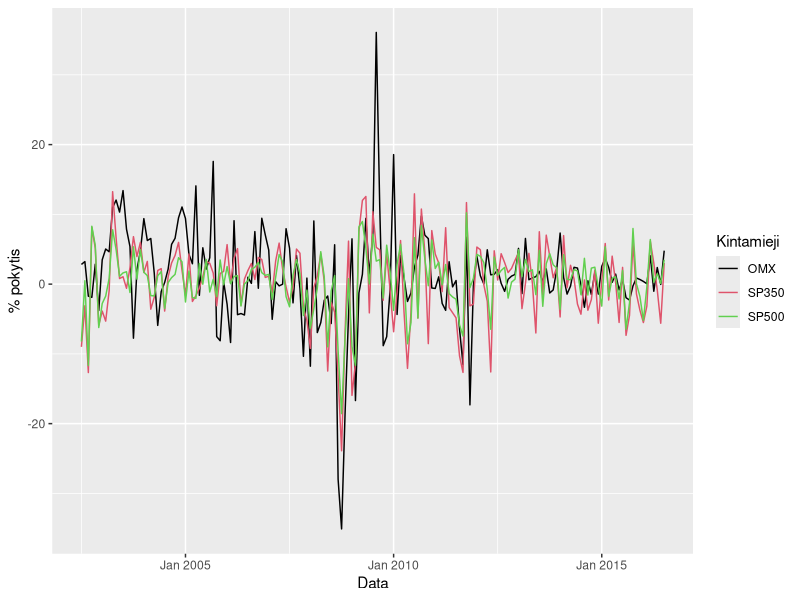
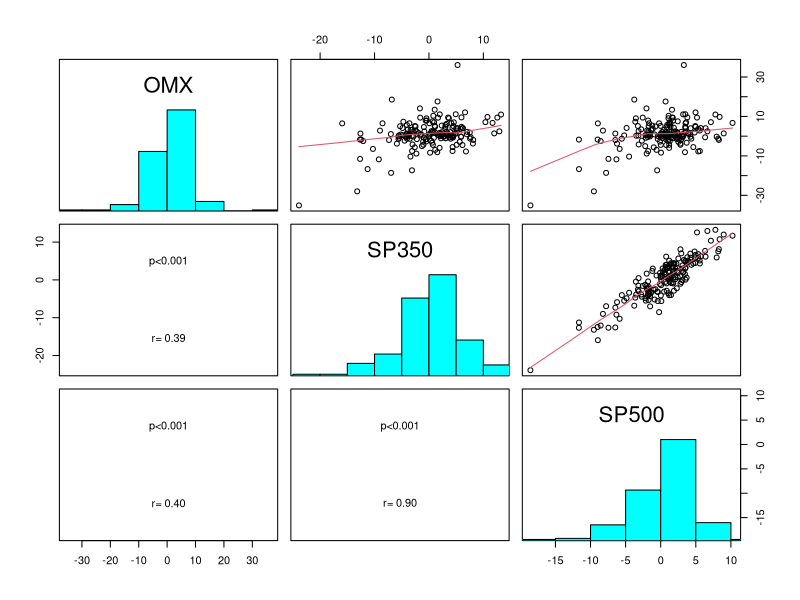

Reproduce these figures in R, in order. (Note: this script raises an error after producing the figures.)
## ---- chunk 1
library("quantmod")
library("forecast")
library("xts")
library("dplyr")
library("gridExtra")
library("dynlm")
library(ggplot2)
library(reshape2)
library("knitr")
library("tseries")
library("MASS")
library(car)
library(lmtest)
library(sandwich)
## ---- chunk 2
data=read.csv("rawdata.csv")



data[ data == ":" ] = NA
data=data[complete.cases(data),]
rownames(data)<-NULL
## ---- chunk 3
data2=apply(data[,-1],2,as.numeric)
rownames(data2)=data[,1]
data2=data.frame(data2)
data2$nedarbas=data2$nedarbas/10

data2[,c("OMX","SP350","SP500","kk","mp","ip")] = apply(data2[,c("OMX","SP350","SP500","kk","mp","ip")],2,log)    #logaritmuojama indeksai, akcijų kainos, kursas  

data2[,c("OMX","SP350","SP500","kk","mp","ip")]=data2[,c("OMX","SP350","SP500","kk","mp","ip")]*100

data2$euribor=((data2$euribor+1)^(1/12)-1)*12                    #reiketu gal menesio?

data3=data.frame(diff(as.matrix(data2)))  
data3$euribor=data2$euribor[-1]
names(data3)[names(data3) == 'euribor'] <- 'palukanos'
data3$gkl = data$gkl[-1]    #gamintoju kainu lygio nereik diferencijuot nes jau yra pokytis %
#tsdisplay(data3$infliacija)
infliacija=diff(data3$infliacija)
data3=data3[-1,]
data3$infliacija=infliacija
p=apply(data3[,],2,function(i)adf.test(i,k=1)$p.value)
p=data.frame(p)
p[,1] = round(p[,1], digits = 2)
kable(p)
## ---- chunk 4
data=read.csv("rawdata.csv")



data[ data == ":" ] = NA
data=data[complete.cases(data),]
rownames(data)<-NULL
## ---- chunk 5
panel.hist <- function(x, ...)    #ši funkcija reikalinga grafikų lentelei išbrėžti (histogramos pateikimui)                        
{
  usr <- par("usr"); on.exit(par(usr))
  par(usr = c(usr[1:2], 0, 1.5) )
  h <- hist(x, plot = FALSE)
  breaks <- h$breaks; nB <- length(breaks)
  y <- h$counts; y <- y/max(y)
  rect(breaks[-nB], 0, breaks[-1], y, col = "cyan", ...)
}

panel.cor2 <- function(x, y, digits=2, cex.cor)
{
  usr <- par("usr"); on.exit(par(usr))
  par(usr = c(0, 1, 0, 1))
  r <- abs(cor(x, y))
  txt <- format(c(r, 0.123456789), digits=digits)[1]
  test <- cor.test(x,y)
  Signif <- ifelse(round(test$p.value,3)<0.001,"p<0.001",paste("p=",round(test$p.value,3)))  
  text(0.5, 0.25, paste("r=",txt))
  text(.5, .75, Signif)
}
panel.cor <- function(x, y, digits = 2, prefix = "", cex.cor,...)    #ši funkcija reikalinga grafikų lentelei
    #išbrėžti (koreliacijos koeficiento radimui)
{
  usr <- par("usr"); on.exit(par(usr))
  par(usr = c(0, 1, 0, 1))
  r <- abs(cor(x, y))
  txt <- format(c(r, 0.123456789), digits = digits)[1]
  txt <- paste0(prefix, txt)
  if(missing(cex.cor)) cex.cor <- 0.8/strwidth(txt)
  text(0.5, 0.5, txt, cex = 3)
}
## ---- chunk 6
data2=apply(data[,-1],2,as.numeric)
rownames(data2)=data[,1]
data2=data.frame(data2)
data2$nedarbas=data2$nedarbas/10

data2[,c("OMX","SP350","SP500","kk","mp","ip")] = apply(data2[,c("OMX","SP350","SP500","kk","mp","ip")],2,log)    #logaritmuojama indeksai, akcijų kainos, kursas  

data2[,c("OMX","SP350","SP500","kk","mp","ip")]=data2[,c("OMX","SP350","SP500","kk","mp","ip")]*100

data2$euribor=((data2$euribor+1)^(1/12)-1)*12                    #reiketu gal menesio?

data3=data.frame(diff(as.matrix(data2)))  
data3$euribor=data2$euribor[-1]
names(data3)[names(data3) == 'euribor'] <- 'palukanos'
data3$gkl = data$gkl[-1]    #gamintoju kainu lygio nereik diferencijuot nes jau yra pokytis %
#tsdisplay(data3$infliacija)
infliacija=diff(data3$infliacija)
data3=data3[-1,]
data3$infliacija=infliacija
## ---- chunk 7
Data = rownames(data3)
Data=as.yearmon(Data, "%YM%m")

data3=cbind.data.frame(Data, data3)
## ---- chunk 8
akc = melt(data3[,c("OMX","SP350","SP500","Data")], id=c("Data"))
ggplot(akc) + geom_line(aes(x=Data, y=value, colour=variable)) +
  scale_colour_manual(values=c(1:4))+ylab("% pokytis")+
  guides(col=guide_legend(title="Kintamieji"))
## ---- chunk 9
pairs(data3[,c("OMX","SP350","SP500")],upper.panel=panel.smooth,diag.panel=panel.hist, lower.panel=panel.cor2)
## ---- chunk 10
pairs(data3[,c("OMX","infliacija","nedarbas","kursas")],upper.panel=panel.smooth,diag.panel=panel.hist, lower.panel=panel.cor2)
## ---- chunk 11
pairs(data3[,c("OMX","mhope","phope","vhope","pramhope","vp")],upper.panel=panel.smooth,diag.panel=panel.hist, lower.panel=panel.cor2)
## ---- chunk 12
data3$OMX=data3$OMX-data3$palukanos
data3$SP350=data3$SP350-data3$palukanos

mod = lm(OMX ~ SP350 + kk + dll + nedarbas + infliacija + mhope + phope + pramhope + shope + ta + ul + vhope + vp + mp  + gkl + ip + kursas, data=data3)
mod = lm(OMX ~ SP350 + kk +lag(kk,1) + dll+ lag(dll,1) + nedarbas +lag(nedarbas,1)+ infliacija+lag(infliacija,1) + mhope +lag(mhope,1)+ phope +lag(phope,1)+ pramhope+lag(pramhope,1) + shope+lag(shope,1) + ta +lag(ta,1)+ ul +lag(ul,1)+ vhope + lag(vhope,1)+vp+lag(vp,1) + mp+lag(mp,1)  + gkl+lag(gkl,1) + ip +lag(ip,1)+ kursas+lag(kursas,1), data=data3)
mod = lm(OMX ~ SP350  + mp + gkl + ip + kursas, data=data3)
summary(mod)
data4 <- df[, -which(names(df) %in% c("name1", "name2", "name3"))]

summary(lm(formula = OMX ~ SP350 + nedarbas + infliacija + pramhope, data = data3))
stepAIC(mod)

summary(lm(formula = OMX ~ SP350 + nedarbas + infliacija + phope + pramhope + 
    ul, data = data3)) # uzsakymu lukesciai atrodo nelogiskas, matyt paslinktas


summary(lm(formula = OMX ~ SP350 + phope + pramhope + vhope, data = data3))
mod=lm(formula = OMX ~ SP350 + phope + pramhope + vhope, data = data3)
ncvTest(mod) #heteroskedastiskumas
summary(lm(formula = OMX ~ lag(euribor,15), data = data3))


mod = lm(OMX ~ SP350 + kk + dll + nedarbas + infliacija + mhope + phope + pramhope + shope + ta + ul + vhope + vp + mp + euribor + gkl + ip + kursas+lag(euribor,1)+lag(euribor,2)+lag(euribor,3)+lag(euribor,4)+lag(euribor,5)+lag(euribor,6)+lag(euribor,7)+lag(euribor,8)+lag(euribor,9), data=data3)
stepAIC(mod)
summary(lm(formula = OMX ~ SP350 + nedarbas  + phope + pramhope +  
    vhope  + lag(euribor, 1) + lag(euribor, 3) + lag(euribor, 
    6) , data = data3))
summary(lm(formula = OMX ~ SP350 + nedarbas  + phope + pramhope +  
    vhope  + lag(euribor, 1) , data = data3))

#kaip su zymejimu? OMX 2012M2 tai kiek paaugo per 2012M1 iki 2012M2? ar tai tas pats su kitais rodikliais? Rodikliai turetu buti su lagu? 
summary(lm(formula = OMX ~ SP350 + nedarbas + phope + pramhope +  
    vhope  + lag(euribor, 1) , data = data3))


#OMX indeksas <5mlrd eur, jei maziau negu <5lrd $ galima skaityti kaip mazos kapitalizacijos Amerikos kompanija, dideles rizikos, del to mazesne koreliacija su rinkomis
#One is that small-cap stocks have a lower trading liquidity. For investors, this means enough shares at the right price may be unavailable when they wish to buy, or at times, it may be difficult to sell shares quickly at favorable prices.

#Another aspect is that, in comparison to large-cap companies, small-cap firms generally have less access to capital and, overall, not as many financial resources. This makes it difficult for smaller companies to obtain necessary financing to bridge gaps in cash flow, fund new market growth pursuits or undertake large capital expenditures. This problem can become more severe for small-cap companies during economic cycle lows.
#Read more: How do the risks of large cap stocks differ from the risks of small cap stocks? | Investopedia http://www.investopedia.com/ask/answers/032615/how-do-risks-large-cap-stocks-differ-risks-small-cap-stocks.asp#ixzz4OeTYhmLS 


step(mod,direction="both",test="F")

mod2=lm(formula = OMX ~ SP350 + lag(infliacija, 1) + 
    lag(phope, 1) + pramhope + lag(vp, 1) + lag(mp, 1) , data = data3)
AIC(mod2)
summary(mod2)

mod=lm(formula = OMX ~ SP350 + pramhope + vhope, data = data3)
AIC(mod)

coeftest(mod,data=data3,df=inf,vcov=vcovHC(mod,type="HC4"))
plot(mod$res,type="l")
## ---- chunk 13
mod_po_aic <- lm(formula = OMX ~ SP350 + nedarbas + infliacija + phope + pramhope + ul, data = data3)

## ---- chunk 14
datafr=data.frame(summary(mod_po_aic)[c(4,8)] %>%  lapply(round,2))
colnames(datafr)=c("beta koeficientai","standartinis nuokrypis","koeficientu t reikšmes","p reiksme", "R kvadratas")
rownames(datafr)=c("beta nulinis","S&P350","nedarbas","infliacija","paslaugu pasitikejimas", "pramones pasitikejimas", "uzsakymu lukesciai")
datafr[2:nrow(datafr),"R kvadratas"]="-"
kable(datafr)
## ---- chunk 15
names2=c("SP350","SP500","kk","dll","nedarbas","infliacija","mhope","phope","pramhope","shop","ta","ul","vhope","vp","mp","palukanos","gkl","ip","kursas")

Find_Max_CCF<- function(a,b)
{
 d <- ccf(a, b, plot = FALSE)
 d = d[1:19] 
 cor = d$acf[,,1]
 lag = d$lag[,,1]
 res = data.frame(cor,lag)
 res_max = res[which.max(res$cor),]
 return(res_max)
} 
for (i in 3:length(data3[1,])){
ccfvalues <- Find_Max_CCF(data3$OMX,data3[,i])
  if(i==3){lagdata=ccfvalues}
  else{
  lagdata=rbind(lagdata,ccfvalues)
  }
}
rownames(lagdata)=names2
lagdata


vcovHC(mod_po_aic2)
 
## standard coefficient significance test
coeftest(mod_po_aic2)
## robust significance test, cluster by group
## (robust vs. serial correlation)
coeftest(mod_po_aic2, vcov=vcovHC)

ccfvalues <- ccf(data3$OMX,mod_po_aic2$residuals)
ccfvalues

res<-bptest(mod_po_aic2)











gen=function(pradzia,pirkti){
b=sample(pradzia:169,length(pirkti),replace=F)
return(sum(data3[b,"OMX"]))
}
validation=function(pradzia){
pirkti=numeric()
for(i in pradzia:168){
  modelis_po_aic <- lm(formula = OMX ~ lag(SP350, 1) + lag(infliacija, 2) + lag(mhope, 3) + lag(phope,12) + lag(ul, 10) + lag(gkl, 9) + lag(ip, 4) + lag(kursas,2), data = data3[1:i,c("OMX","SP350","infliacija","mhope","phope","ul","gkl","ip","kursas")])
  a=predict(modelis_po_aic, data3[1:i+1,])
  a=a[length(a)]
  if(matrix(a)[1]>5){pirkti=append(pirkti,i)}
}
graza=sum(data3[pirkti,"OMX"])
random=replicate(100000,gen(pradzia,pirkti))
p=mean(random>graza)
vidurkis_random = mean(random)
if(p==0){p="nebuvo pirkimu"}
else{
  p=append(p,graza)
  p=append(p,vidurkis_random)
  p=append(p,length(pirkti))
  p=append(p,pradzia)
  p=round(p,3)
  }
return(p)                               
}
validation(90) #kai pradine imtis 70, atsakymo prasme- tikimybe kad geriau uz random, graza strategijos, vidutine random graza, pirkimo skaicius


lentele=data.frame()
for(i in 9:168){
  lentele=rbind(lentele,validation(i))
  
}
lentele[,c(1:5)]=lentele[,c(5,2,3,1,4)]
colnames(lentele)=c("pradinis imties dydis","graza strategijos","vidutine random graza","tikimybe kad geriau uz random","sandoriu skaicius")


pdf("data_output.pdf", height=45, width=10)
grid.table(lentele)
dev.off()





betu_lentele=data.frame()
for(i in 1:88){
   modelis_po_aic <- lm(formula = OMX ~ lag(SP350, 1) + lag(infliacija, 2) + lag(mhope, 3) + lag(phope,12) + lag(ul, 10) + lag(gkl, 9) + lag(ip, 4) + lag(kursas,2), na.action=na.omit,data = data3[i:(i+80),])
   betu_lentele=rbind(betu_lentele,modelis_po_aic$coeff)
}

betu_lentele=cbind(betu_lentele,81:168)
colnames(betu_lentele)=c("intercept"," lag(SP350, 1)","lag(infliacija, 2)","lag(mhope, 3)","lag(phope, 12)", "lag(ul, 10)", "lag(gkl, 9)","lag(ip, 4)","lag(kursas, 2)", "paskutinis menesis(is viso 80 imtyje)")

pdf("betos.pdf", height=40, width=25)
grid.table(betu_lentele)
dev.off()



betu_lentele=data.frame()
for(i in 1:88){
   modelis_po_aic <- lm(formula =OMX ~ SP350 + nedarbas + infliacija + phope + pramhope + ul,data = data3[i:(i+80),])
   betu_lentele=rbind(betu_lentele,modelis_po_aic$coeff)
}

betu_lentele=cbind(betu_lentele,81:168)
colnames(betu_lentele)=c("intercept"," SP350","nedarbas","infliacija","phope", "pramhope","ul", "paskutinis menesis(is viso 80 imtyje)")

pdf("betos2.pdf", height=40, width=25)
grid.table(betu_lentele)
dev.off()


  modelis_po_aic <- lm(formula = OMX ~ lag(SP350, 1) + lag(infliacija, 2) + lag(mhope, 3) + lag(phope,12) + lag(ul, 10) + lag(gkl, 9) + lag(ip, 4) + lag(kursas,2), na.action=na.omit,data = data3)
durbinWatsonTest(modelis_po_aic)

plot(modelis_po_aic$res)
# p-value > 0.05 - liekanos nėra autokoreliuotos.
